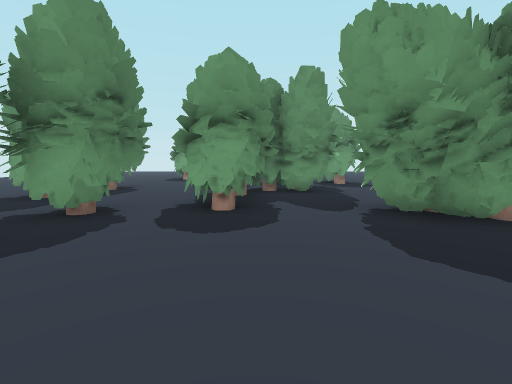
View 1 (above)

24 first-person views from a walk through a 3-D level made in the Godot game engine. The camera is 1.4 m above the floor, tilts 6° down and sees 85° across. The floor is counted in squares, 1.8 m on a side. Each view is taken from the middle of a square. On the plan, view 1 faces up. The plan holds only what a view shows up to about 10 squares ahead; the rest is blank. The place goes on beyond the plan. Characters and animated objects are not drawn. Some surface patterns are stand-ins.

View 2
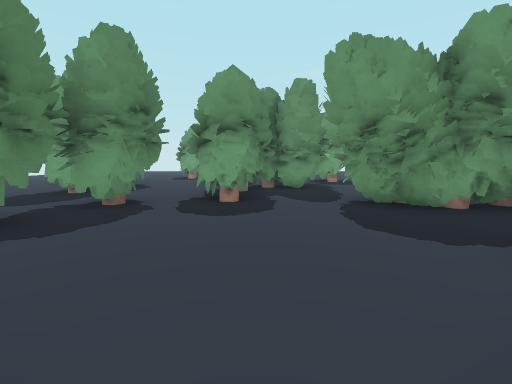

View 3
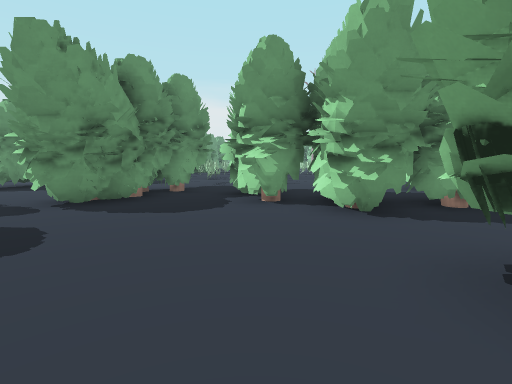

View 4
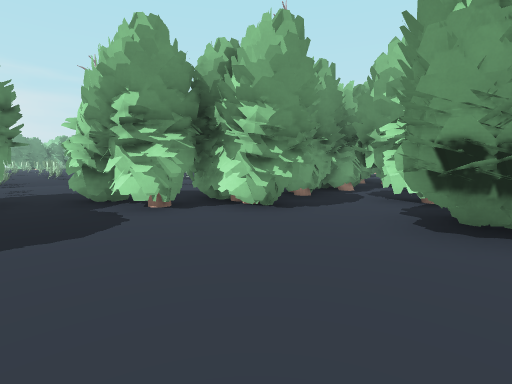

View 5
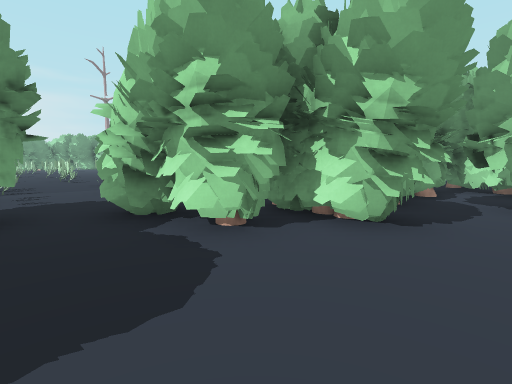

View 6
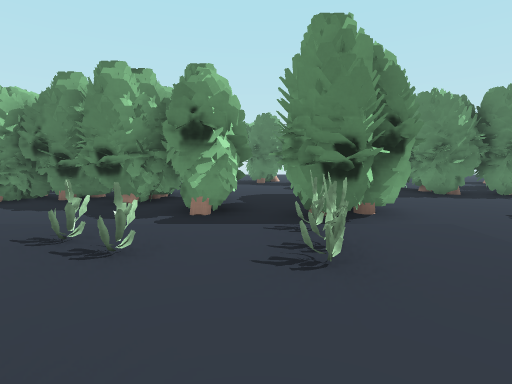

View 7
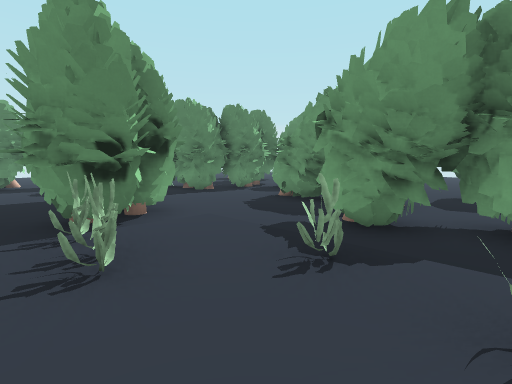

View 8
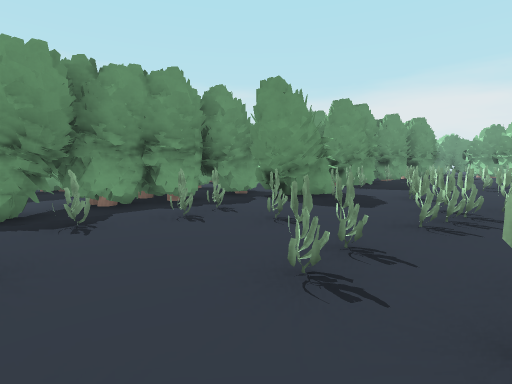

View 9
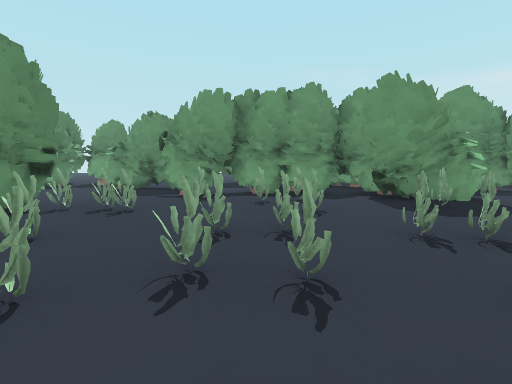

View 10
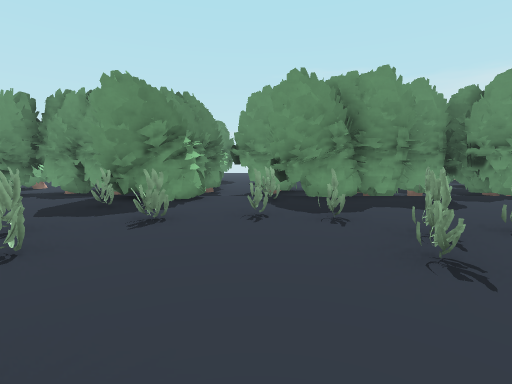

View 11
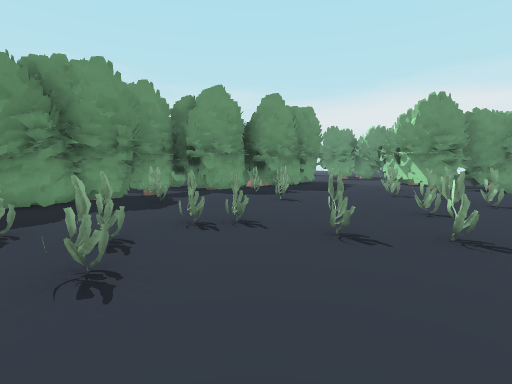

View 12
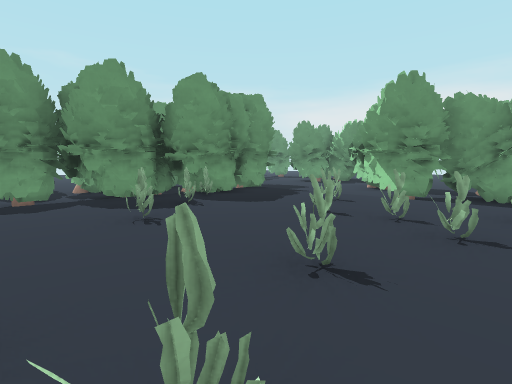

View 13
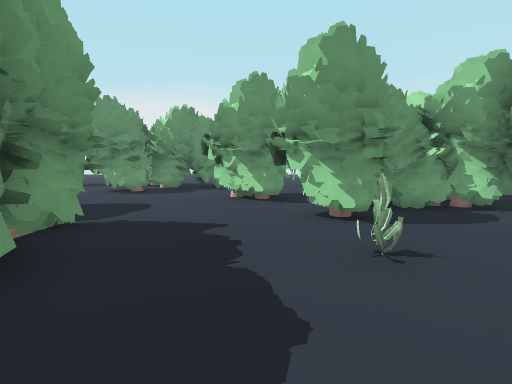

View 14
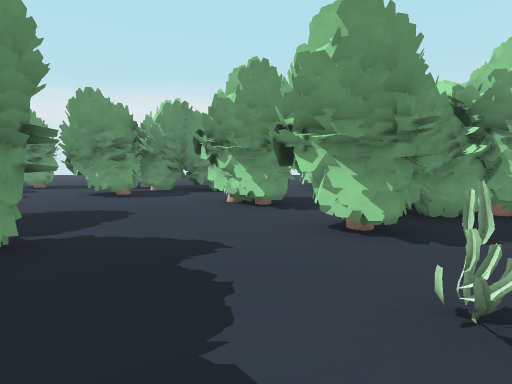

View 15
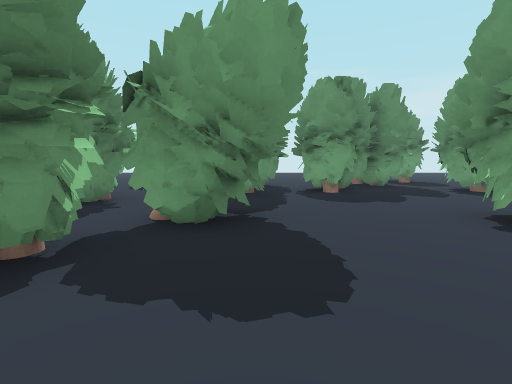

View 16
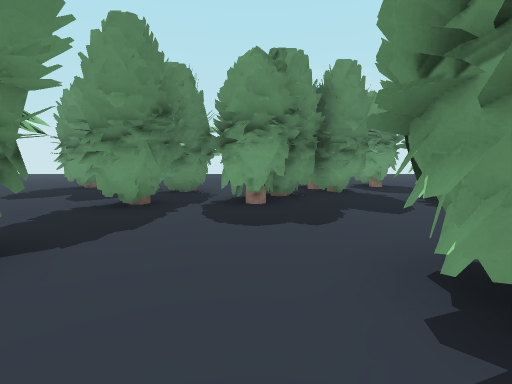

View 17
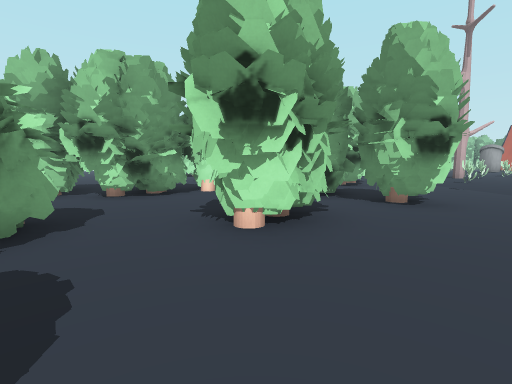

View 18
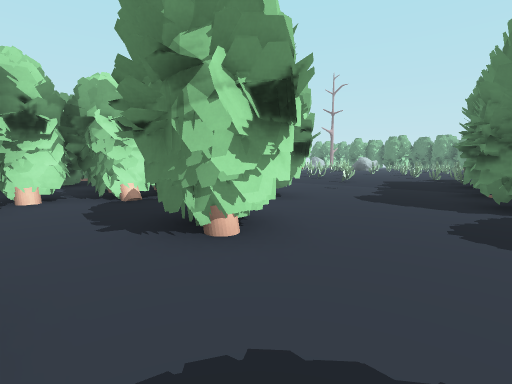

View 19
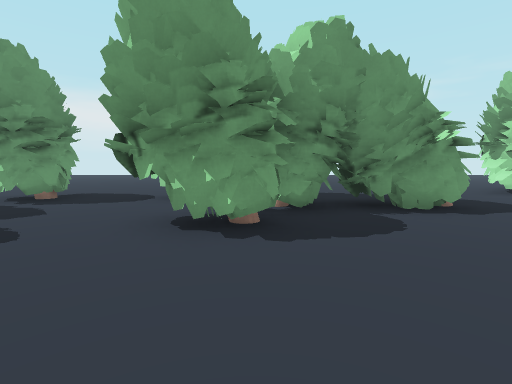

View 20
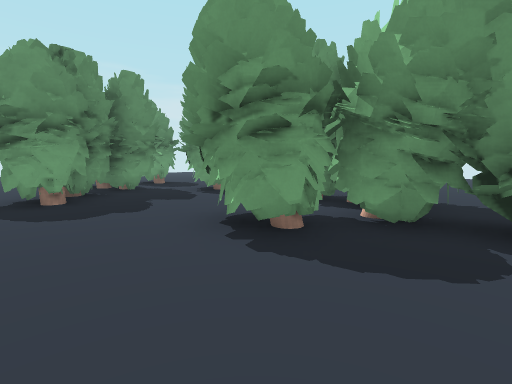

View 21
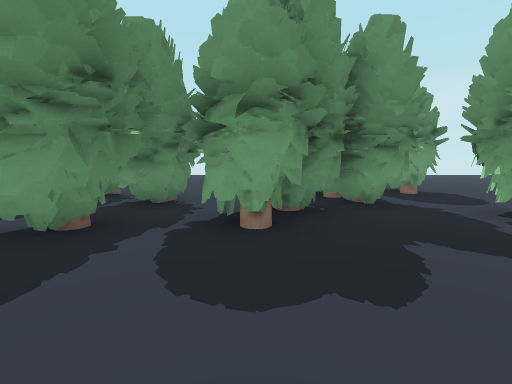

View 22
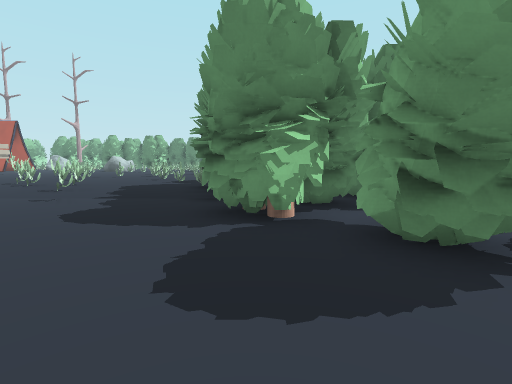

View 23
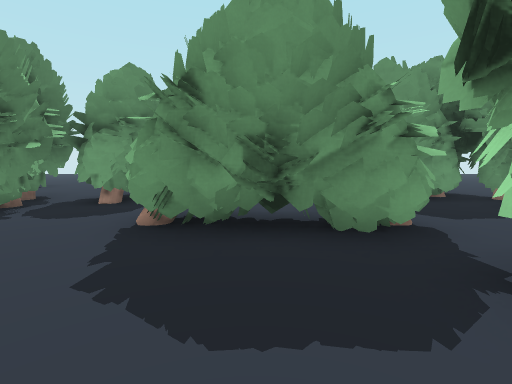

View 24
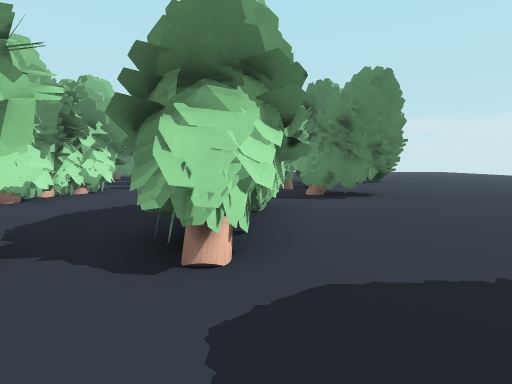

### Floor plan
Key: @ floor where view 1 was taken; # wall or solid block; x gap in a wall; . main floor; : floor 0.25 m higher than the main floor; T thing the floor can be seen under or through; R tree.
Columns run from 7 left of view 1 to 36 right of it. Each row starts with its distance up from view 1.
 13         ........                ###.#.. #...
 12         #.#.....                ....#####.#.
 11         #.##....###             ....#.## .#.
 10    ..   ###.......#              ..##.#...#.
  9    #..  ##..####..#              #..........
  8 .. #.. ###..####. #      #   ##  #........#
  7 ..  .. ###.....############  ## ##.##..##.#
  6  .# .. #.......################  ###...####
  5  ...T.##.####.....  ########.######......#
  4   ..TT...####.::#:::##:###:::::##:.......#
  3     T.......####::::#::::::::#::::....#..#.
  2     T.........:::::::::x#:::::::::...##....
  1     .....####.:#:#:##:::::#:::::#:.#..#.....
  0      ..@####..#::#:::#::#:::::::::.##....###
 -1      ##.####..: #::   :::::#:#:#::..###.####
 -2        .###...   :     :::::::::#:..######.#
 -3        ####..               #:::: .####
 -4        ######                 R:   #
 -5        ###
 -6        ###                           ##
 -7         ##

Positions as (right, up) in squares from view 1, and headings:
1: (0, 0), facing up
2: (0, -1), facing up
3: (-3, 1), facing right
4: (-2, 3), facing down-right
5: (0, 3), facing down-right
6: (10, 2), facing left
7: (10, 2), facing up-left
8: (8, 0), facing up-right
9: (10, -2), facing up
10: (16, -2), facing up
11: (17, -2), facing up-right
12: (20, -2), facing up-right
13: (23, 2), facing right
14: (24, 2), facing right
15: (29, 3), facing up
16: (31, 5), facing up
17: (31, 6), facing down
18: (33, 5), facing down-left
19: (29, 6), facing right
20: (30, 4), facing up-right
21: (31, 7), facing up
22: (31, 5), facing left
23: (6, 5), facing up
24: (10, 9), facing left
